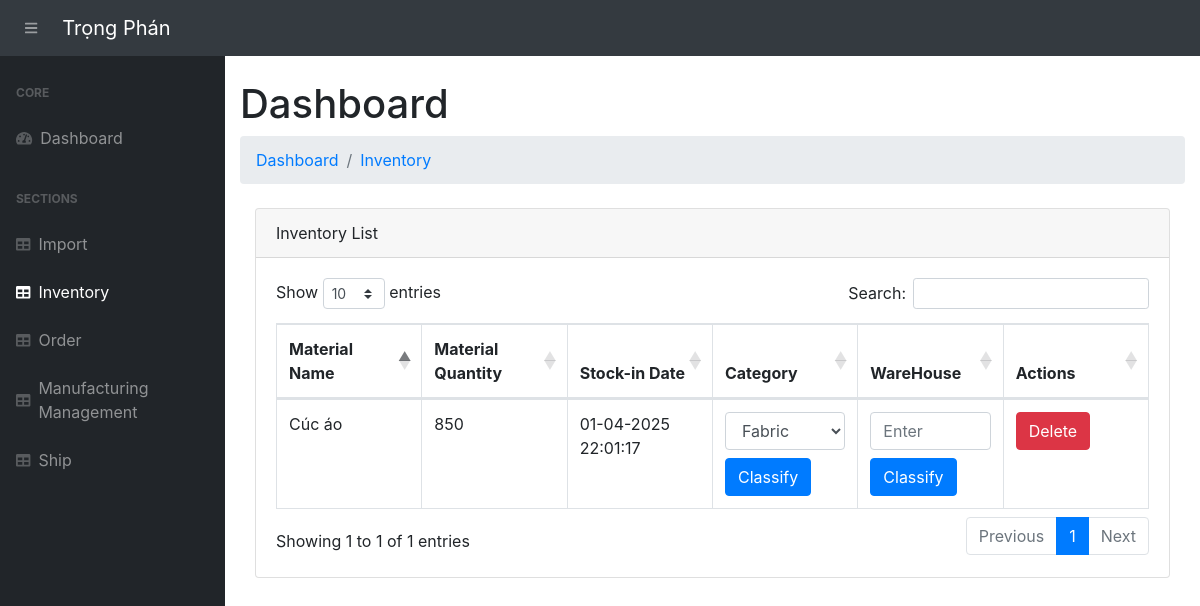
The app's page /inventory/, older data.
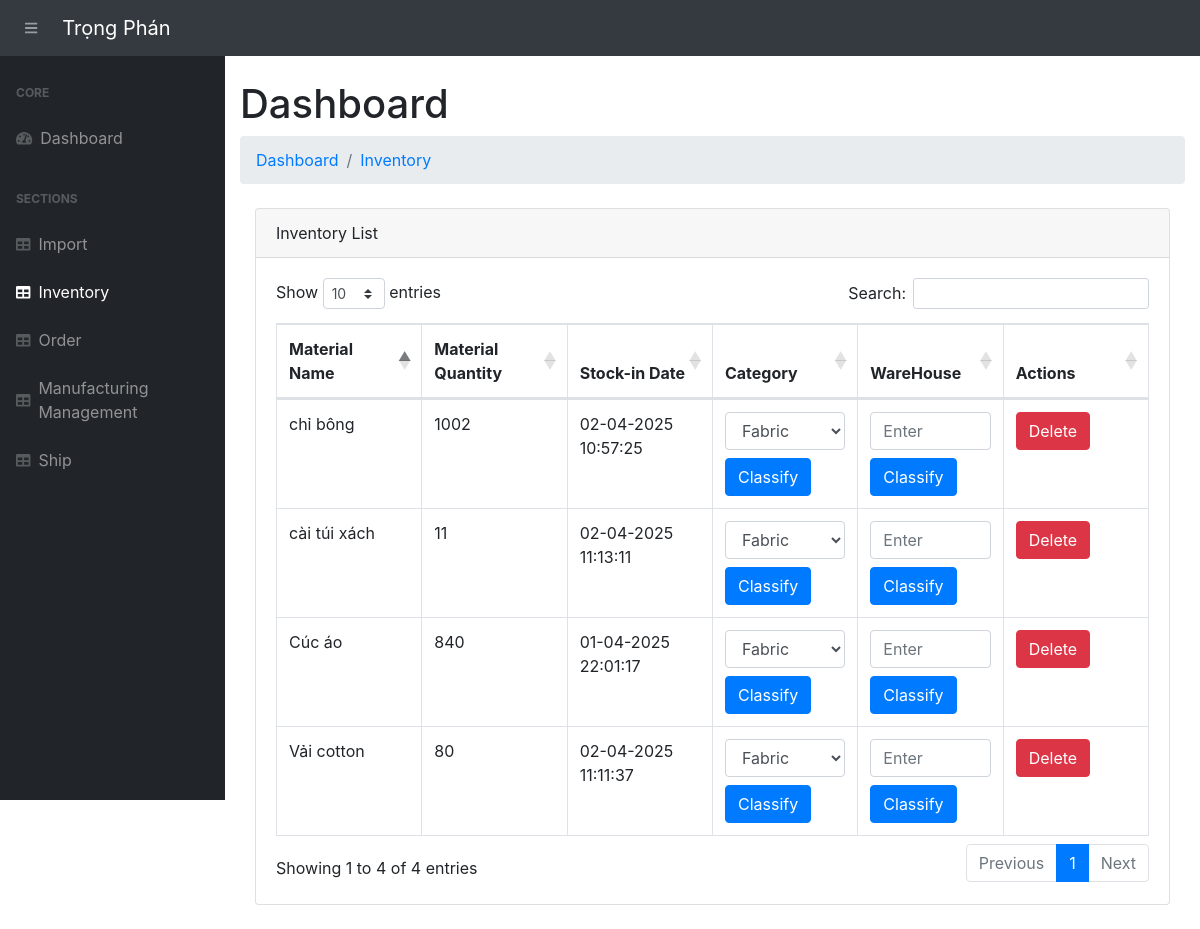
The same page, newer data.
### app.py (models this page shows, shortened)
class Inventory(db.Model):
    __tablename__ = 'inventory'
    stockTran_id = db.Column(db.Integer, primary_key=True)  # Unique ID for the inventory record
    product_name = db.Column(db.String(255), nullable=False)  # Name of the product
    quantity = db.Column(db.Integer, nullable=False, default=0)  # Quantity of the product in stock
    transaction_type = db.Column(db.String(50), nullable=False)  # "Addition" or "Removal"
    transaction_date = db.Column(db.DateTime, default=vietnam_now)  # Date of transaction
    import_id = db.Column(db.Integer, db.ForeignKey('imports.import_id'), nullable=False)  # Foreign Key to Import (raw material)
    import_data = db.relationship('Import', backref='inventory_records', lazy=True)
    category = db.Column(db.String(255))
    warehouse=db.Column(db.String(255))

class Import(db.Model):
    __tablename__ = 'imports'
    import_id = db.Column(db.Integer, primary_key=True, autoincrement=True)
    material_name = db.Column(db.String(255), nullable=False)
    material_description = db.Column(db.String(255))
    quantity_in_stock = db.Column(db.Integer, default=0)
    reorder_level = db.Column(db.Integer, default=30)
    sup_name = db.Column(db.String(255), nullable=False)
    sup_contact_info = db.Column(db.String(255), nullable=False)
    sup_address = db.Column(db.String(255), nullable=False)
    status = db.Column(db.String(50), default="Supplying")
    section_name = db.Column(db.String(255))  # Section name for classification
    category = db.Column(db.String(255))  # Category of the material

### app.py (the view)
@app.route('/inventory/')
def view_inventory():
    inventory = Inventory.query.all()
    low_stock_items = [item for item in inventory if item.quantity <= item.import_data.reorder_level]
    imports = Import.query.all()
    return render_template("inventory.html", inventory=inventory, imports=imports,low_stock_items=low_stock_items )

### templates/inventory.html (shortened to what the changed rows need)
{% extends 'base.html' %}
 {% block content %}
<main>
    <div class="container-fluid">
        <h1 class="mt-4">Dashboard</h1>
        <div class="container-fluid">
            <div class="card mb-4">
                <div class="card-header">Inventory List</div>
                <div class="card-body">
                    <table class="table table-bordered" id="dataTable" width="100%" cellspacing="0" style="table-layout: fixed;">
                        <thead>
                            <tr>
                                <th>Material Name</th>
                                <th>Material Quantity</th>
                                <th>Stock-in Date</th>
                                <th>Category</th>
                                <th>WareHouse</th>
                                <th>Actions</th>
                            </tr>
                        </thead>
                        <tbody>
                            {% for item in inventory %}
                                <tr>
                                    <td>{{ item.import_data.material_name }}</td>
                                    <td>
                                        {% if  item.quantity  < item.import_data.reorder_level %}
                                            <span class="text-danger">Stock data unavailable (3). Please update inventory records.</span>
                                        {% else %}
                                            {{ item.quantity  }}
                                        {% endif %}
                                    </td>
                                    <td>{{ item.transaction_date.strftime('%d-%m-%Y %H:%M:%S') }}</td>
                                    <td>
                                        {% if item.category is none %}
                                            <form action="{{ url_for('classify_material', inventory_id=item.stockTran_id) }}" method="POST" class="d-flex flex-column align-items-start">
                                                <select name="category" required class="form-control mb-2">
                                                    <option value="fabric">Fabric</option>
                                                </select>
                                                <button type="submit" class="btn btn-primary">Classify</button>
                                            </form>
                                        {% else %}
                                            {{ item.category }}
                                        {% endif %}
                                    </td>
                                    <td>
                                        {% if item.warehouse is none %}
                                            <form action="{{ url_for('classify_warehouse', inventory_id=item.stockTran_id) }}" method="POST" class="d-flex flex-column align-items-start">
                                                <input type="text" name="warehouse" placeholder="Enter" required class="form-control mb-2">
                                                <button type="submit" class="btn btn-primary">Classify</button>
                                            </form>
                                        {% else %}
                                            {{ item.warehouse }}
                                        {% endif %}
                                    </td>
                                    <td>
                                        <form action="{{ url_for('delete_inventory', inventory_id=item.stockTran_id) }}" method="POST" style="display:inline;">
                                            <button type="submit" class="btn btn-danger mb-2" onclick="return confirm('Are you sure you want to delete this inventory item?')">Delete</button>
                                        </form>
                                    </td>
                                </tr>
                            {% endfor %}
                        </tbody>
                    </table>
                </div>
            </div>
        </div>
    </div>
</main>
{% endblock %}

Row changes from the older to the newer data that the page shows:
changed Inventory "Cúc áo": quantity "850" → "840"
added Inventory: import_data.material_name "chỉ bông", quantity "1002", transaction_date "02-04-2025 10:57:25"
added Inventory: import_data.material_name "Vải cotton", quantity "80", transaction_date "02-04-2025 11:11:37"
added Inventory: import_data.material_name "cài túi xách", quantity "11", transaction_date "02-04-2025 11:13:11"
Text that changed along with them:
text written by a page script: "Show entries Search: Showing 1 to 1 of 1 entries Previous 1 Next" → "Show entries Search: Showing 1 to 4 of 4 entries Previous 1 Next"
